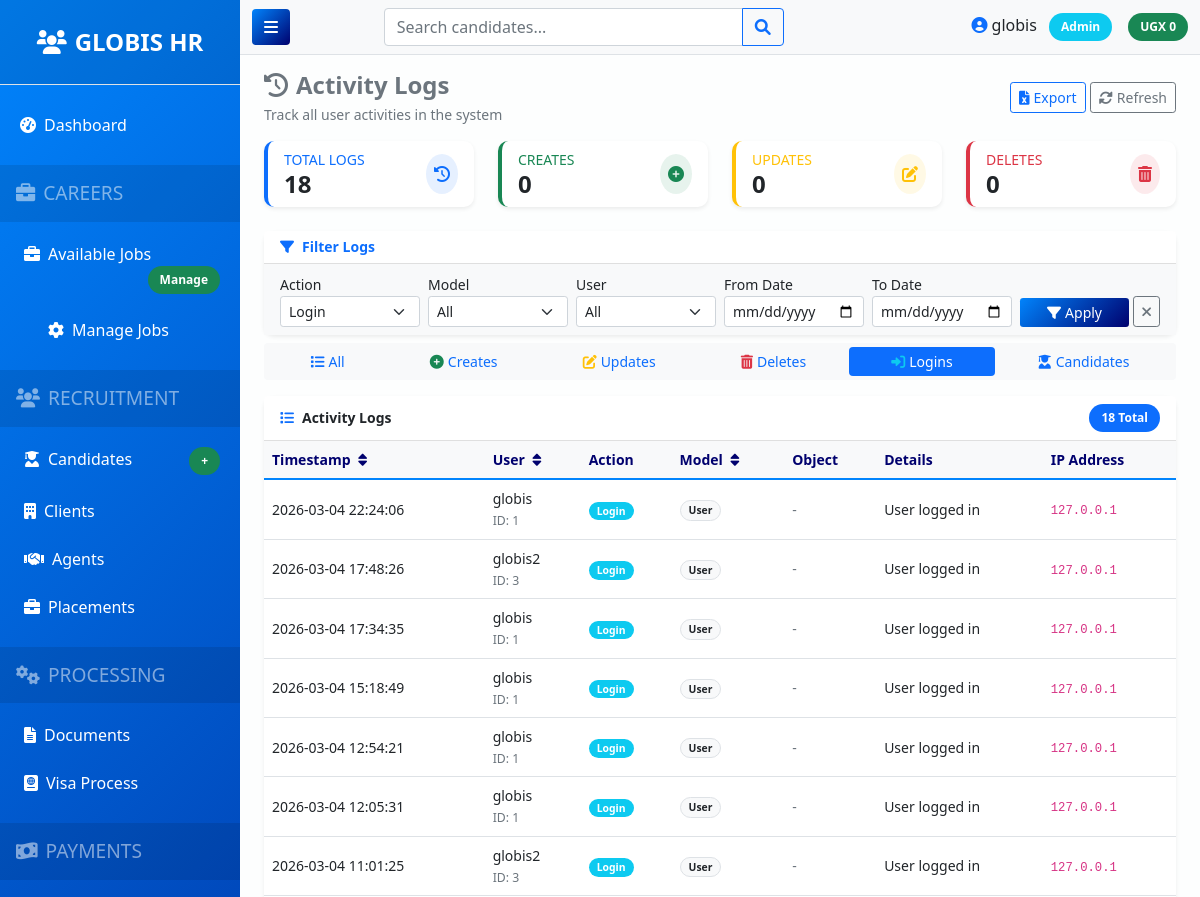
Page /accounts/activity-logs/?action=LOGIN (signed in, upper part) on the earlier database version.
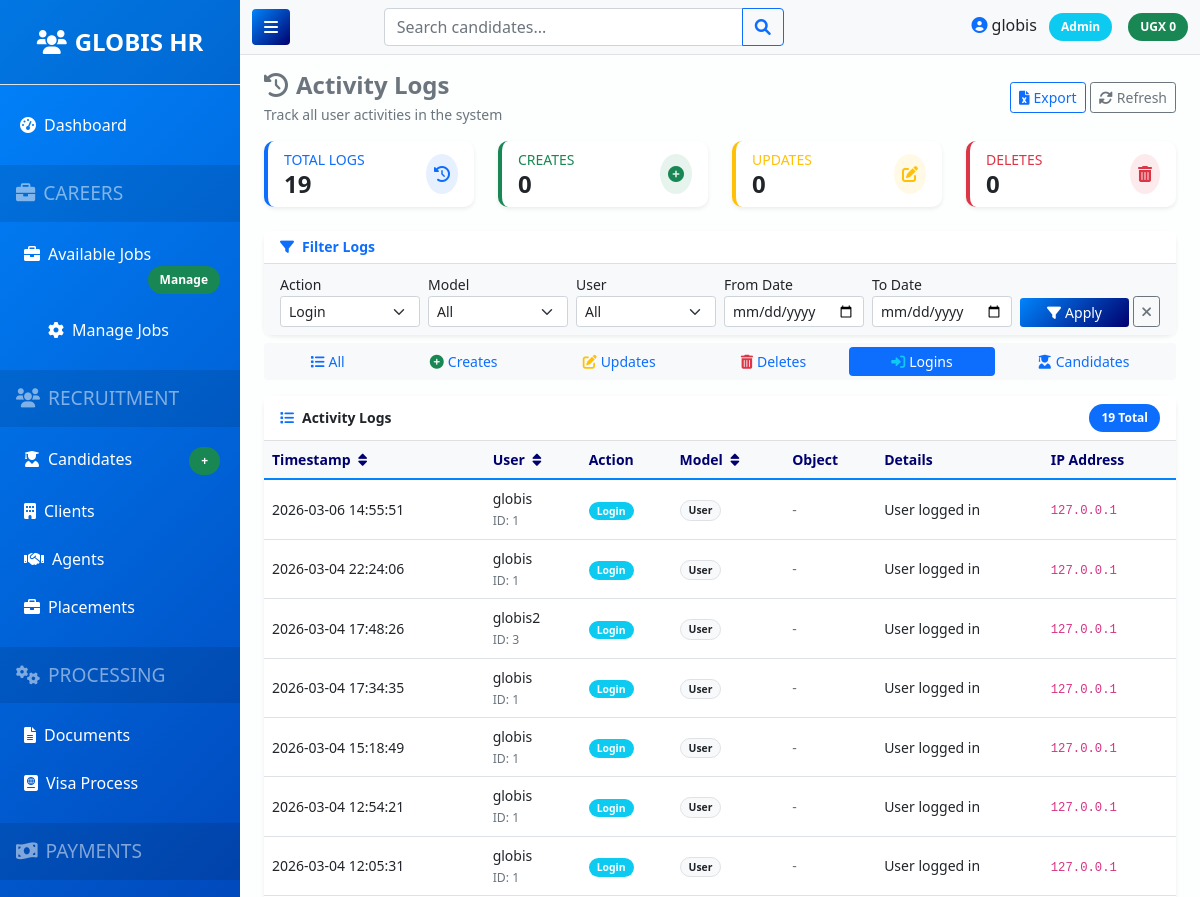
Same page on the later database version.
### apps/accounts/models.py (models this page shows, shortened)
class ActivityLog(models.Model):
    ACTION_TYPES = [
        ('CREATE', 'Create'),
        ('UPDATE', 'Update'),
        ('DELETE', 'Delete'),
        ('VIEW', 'View'),
        ('LOGIN', 'Login'),
        ('LOGOUT', 'Logout'),
        ('IMPORT', 'Import'),
        ('EXPORT', 'Export'),
        ('DOWNLOAD', 'Download'),
    ]
    MODEL_TYPES = [
        ('Candidate', 'Candidate'),
        ('Client', 'Client'),
        ('Agent', 'Agent'),
        ('Placement', 'Placement'),
        ('Payment', 'Payment'),
        ('Document', 'Document'),
        ('Visa', 'Visa Process'),
        ('User', 'User'),
        ('Finance', 'Finance'),
        ('Report', 'Report'),
        ('Page', 'Page'),
    ]
    user = models.ForeignKey(User, on_delete=models.SET_NULL, null=True, related_name='activities')
    username = models.CharField(max_length=150, blank=True)
    action = models.CharField(max_length=20, choices=ACTION_TYPES)
    model_type = models.CharField(max_length=50, choices=MODEL_TYPES)
    object_id = models.PositiveIntegerField(null=True, blank=True)
    object_repr = models.CharField(max_length=200, blank=True)
    details = models.TextField(blank=True)
    ip_address = models.GenericIPAddressField(null=True, blank=True)
    user_agent = models.TextField(blank=True)
    created_at = models.DateTimeField(default=timezone.now)
    class Meta:
        ordering = ['-created_at']
        indexes = [
            models.Index(fields=['-created_at']),
            models.Index(fields=['user', '-created_at']),
            models.Index(fields=['model_type', 'object_id']),
        ]
    def save(self, *args, **kwargs):
        if self.user and not self.username:
            self.username = self.user.username
        super().save(*args, **kwargs)

### apps/accounts/views.py (the view)
# urls.py: path('activity-logs/', views.activity_logs, name='activity_logs'),
@login_required
@admin_required
def activity_logs(request):
    logs = ActivityLog.objects.select_related('user').all()
    action = request.GET.get('action')
    if action:
        logs = logs.filter(action=action)
    model = request.GET.get('model')
    if model:
        logs = logs.filter(model_type=model)
    user_id = request.GET.get('user')
    if user_id:
        logs = logs.filter(user_id=user_id)
    date_from = request.GET.get('from')
    date_to = request.GET.get('to')
    if date_from:
        logs = logs.filter(created_at__date__gte=date_from)
    if date_to:
        logs = logs.filter(created_at__date__lte=date_to)
    search = request.GET.get('search')
    if search:
        logs = logs.filter(
            Q(details__icontains=search) |
            Q(object_repr__icontains=search) |
            Q(username__icontains=search)
        )
    paginator = Paginator(logs, 50)
    page_number = request.GET.get('page')
    page_obj = paginator.get_page(page_number)
    users = User.objects.filter(activities__isnull=False).distinct()
    log_activity(
        user=request.user,
        action='VIEW',
        model_type='Report',
        details="Viewed activity logs",
        request=request
    )
    context = {
        'page_obj': page_obj,
        'actions': ActivityLog.ACTION_TYPES,
        'models': ActivityLog.MODEL_TYPES,
        'users': users,
    }
    return render(request, 'accounts/activity_logs.html', context)

### apps/accounts/models.py (called while the page is built)
def log_activity(user, action, model_type, object_id=None, object_repr='', details='', request=None):
    log = ActivityLog(
        user=user,
        username=user.username if user else 'System',
        action=action,
        model_type=model_type,
        object_id=object_id,
        object_repr=object_repr,
        details=details
    )
    if request:
        log.ip_address = get_client_ip(request)
        log.user_agent = request.META.get('HTTP_USER_AGENT', '')
    log.save()
    return log

def get_client_ip(request):
    x_forwarded_for = request.META.get('HTTP_X_FORWARDED_FOR')
    if x_forwarded_for:
        ip = x_forwarded_for.split(',')[0]
    else:
        ip = request.META.get('REMOTE_ADDR')
    return ip

### templates/accounts/activity_logs.html (shortened to what the changed rows need)
{% extends 'base.html' %}
{% block content %}
<div class="row mt-3">
    <div class="col-md-3 mb-3">
        <div class="card border-start border-primary border-4 shadow-sm h-100">
            <div class="card-body py-2">
                <div class="d-flex align-items-center">
                    <div class="flex-grow-1">
                        <div class="small text-primary text-uppercase mb-0">Total Logs</div>
                        <div class="h4 fw-bold mb-0">{{ page_obj.paginator.count }}</div>
                    </div>
                </div>
            </div>
        </div>
    </div>
</div>
<div class="row mt-3">
    <div class="col-12">
        <div class="card shadow-sm">
            <div class="card-header bg-white py-2 d-flex justify-content-between align-items-center">
                <h6 class="mb-0 fw-bold small"><i class="fas fa-list me-2 text-primary"></i>Activity Logs</h6>
                <span class="badge bg-primary">{{ page_obj.paginator.count }} Total</span>
            </div>
            <div class="card-body p-0">
                <div class="table-responsive">
                    <table class="table table-hover align-middle mb-0 small" id="logsTable">
                        <thead class="bg-light">
                            <tr>
                                <th class="px-2 py-2" onclick="sortTable(0)">Timestamp <i class="fas fa-sort ms-1"></i></th>
                                <th class="px-2 py-2" onclick="sortTable(1)">User <i class="fas fa-sort ms-1"></i></th>
                                <th class="px-2 py-2">Action</th>
                                <th class="px-2 py-2" onclick="sortTable(3)">Model <i class="fas fa-sort ms-1"></i></th>
                                <th class="px-2 py-2">Object</th>
                                <th class="px-2 py-2">Details</th>
                                <th class="px-2 py-2">IP Address</th>
                            </tr>
                        </thead>
                        <tbody>
                            {% for log in page_obj %}
                            <tr>
                                <td class="px-2">{{ log.created_at|date:"Y-m-d H:i:s" }}</td>
                                <td class="px-2">
                                    <span class="fw-semibold">{{ log.username }}</span>
                                    {% if log.user %}
                                    <br><small class="text-muted">ID: {{ log.user.id }}</small>
                                    {% endif %}
                                </td>
                                <td class="px-2">
                                    <span class="badge {% if log.action == 'CREATE' %}bg-success{% elif log.action == 'UPDATE' %}bg-warning{% elif log.action == 'DELETE' %}bg-danger{% elif log.action == 'LOGIN' %}bg-info{% elif log.action == 'LOGOUT' %}bg-secondary{% else %}bg-primary{% endif %} px-2 py-1" style="font-size: 0.65rem;">
                                        {{ log.get_action_display }}
                                    </span>
                                </td>
                                <td class="px-2">
                                    <span class="badge bg-light text-dark border px-2 py-1" style="font-size: 0.65rem;">
                                        {{ log.get_model_type_display }}
                                    </span>
                                </td>
                                <td class="px-2">
                                    {% if log.object_repr %}
                                    <span class="font-monospace small">{{ log.object_repr|truncatechars:25 }}</span>
                                    <br><small class="text-muted">ID: {{ log.object_id|default:"-" }}</small>
                                    {% else %}
                                    <span class="text-muted">-</span>
                                    {% endif %}
                                </td>
                                <td class="px-2">
                                    {% if log.details %}
                                    <span data-bs-toggle="tooltip" title="{{ log.details }}">
                                        {{ log.details|truncatechars:40 }}
                                    </span>
                                    {% else %}
                                    <span class="text-muted">-</span>
                                    {% endif %}
                                </td>
                                <td class="px-2">
                                    {% if log.ip_address %}
                                    <code>{{ log.ip_address }}</code>
                                    {% else %}
                                    <span class="text-muted">-</span>
                                    {% endif %}
                                </td>
                            </tr>
                            {% endfor %}
                        </tbody>
                    </table>
                </div>
            </div>
        </div>
    </div>
</div>
{% endblock %}

Differences in the rows shown:
no longer on this page (row unchanged): ActivityLog: created_at "2026-03-04 11:01:25", username "globis2", user.id "3", action "Login", model_type "User", details "User logged in", ip_address "127.0.0.1"
added ActivityLog: created_at "2026-03-06 14:55:51", username "globis", user.id "1", action "Login", model_type "User", details "User logged in", ip_address "127.0.0.1"
Other differences:
{{ page_obj.paginator.count }}: "18" → "19"
